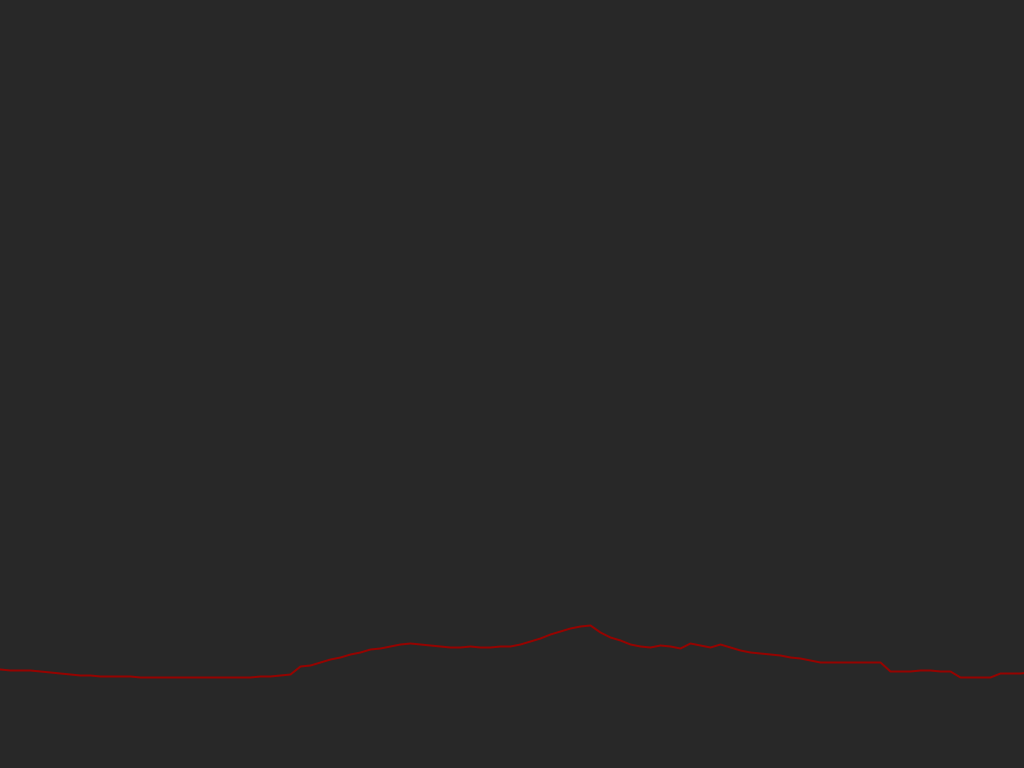
Frame 1 (no input)
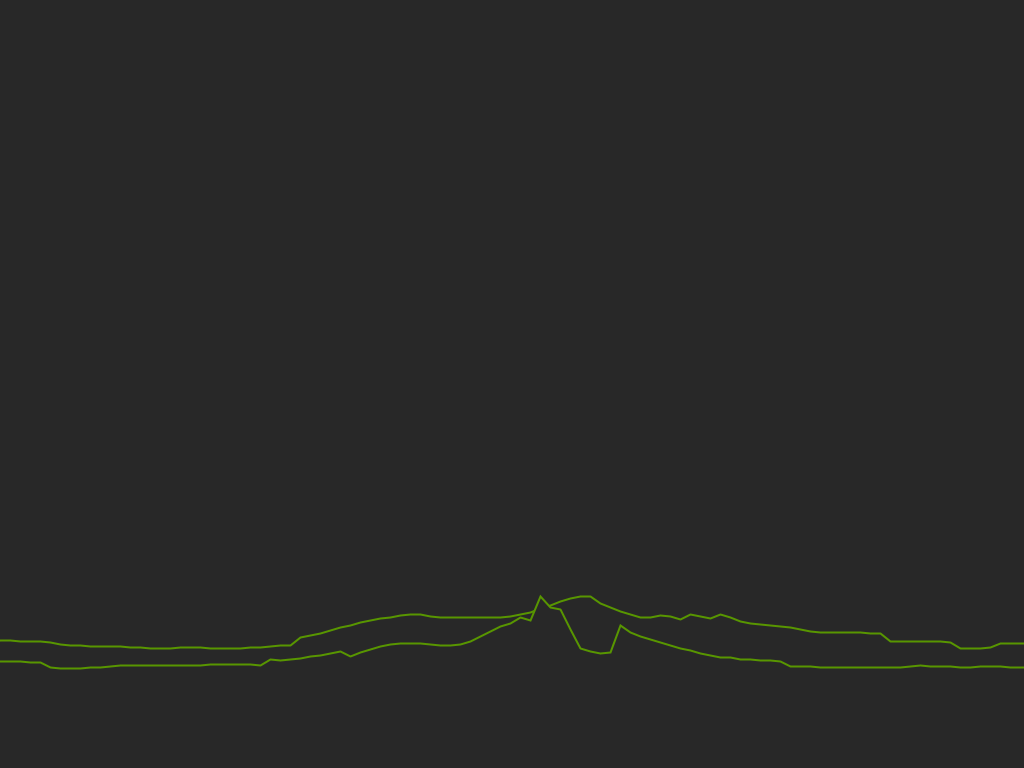
Frame 60 (the mouse pressed at the canvas centre just before this capture)
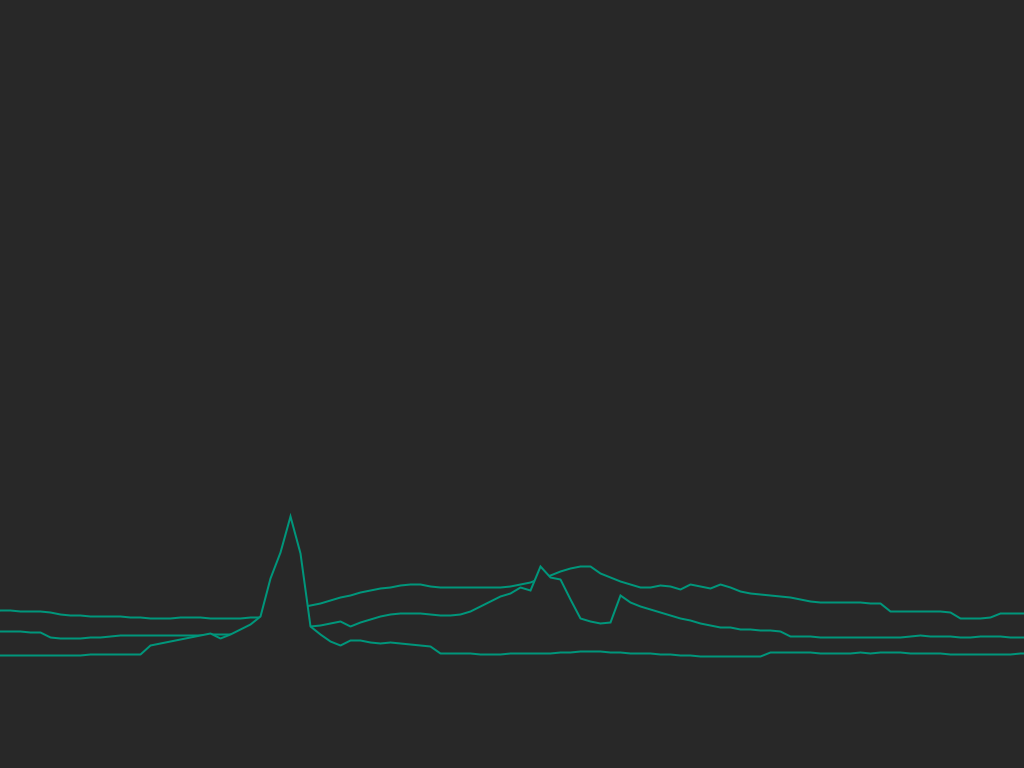
Frame 120 (the mouse held since frame 60 and released just before this capture)

The Processing sketch that drew these frames (run headless with seeded random() and noise(); from frame 60 on, the mouse is pressed at the canvas centre):

// Processing sketch: noisewave
// ── noisewave.pde
float yoff = 0.0;       
int frameCheck = 0;

PShape segments;

void setup() {
  size(1024, 768);
  colorMode(HSB, 255);
  
  segments = createShape(GROUP);
  segments.addChild(generateSegment(0));
  segments.disableStyle();
}

void draw() {
  background(40);
  fill(40);
  strokeWeight(2);
  
  stroke(frameCount%255,255,150);
  shape(segments);
  segments.translate(0, -0.5);

  if (frameCount - frameCheck > 50) {
    if (segments.getChildCount() > 50) {
      segments.removeChild(0);
    }
    segments.addChild(generateSegment(segments.getChildCount()*20));
    frameCheck = frameCount;
  }
}

PShape generateSegment(float distance) {
  PShape segment;
  segment = createShape();
  segment.beginShape(); 
  segment.stroke(255);
  segment.strokeWeight(2);
  segment.fill(20);

  float xoff = 0;      
  float localYoff = yoff;
  float peakCenter = width/2+random(width/2)-width/4;
  for (float x = -10; x <= width+10; x += 10) {
    if (random(10) > 9) {
      localYoff += random(20) - random(20);
    }
    float noise = noise(xoff, localYoff);
    if (x < peakCenter/2 || x > (peakCenter + peakCenter/2)) {
      noise /= 5;
    } else {
      float midDist = abs(peakCenter-x)/peakCenter;
      noise /= ((midDist+0.1)*5);
    }
    float y = map(noise, 1, 0, 200, 300); 

    // Még egy kis random szögelés
    /*
    if(random(10) > 9){
     y -= random(20);
     }
     */
    segment.vertex(x, y); 
    xoff += 0.05;
  }
  yoff += 0.01 + random(2);
  segment.vertex(width, height*2);
  segment.vertex(0, height*2);
  segment.endShape(CLOSE);
  segment.translate(0, height/2 + distance);
  segment.disableStyle();
  return segment;
}
